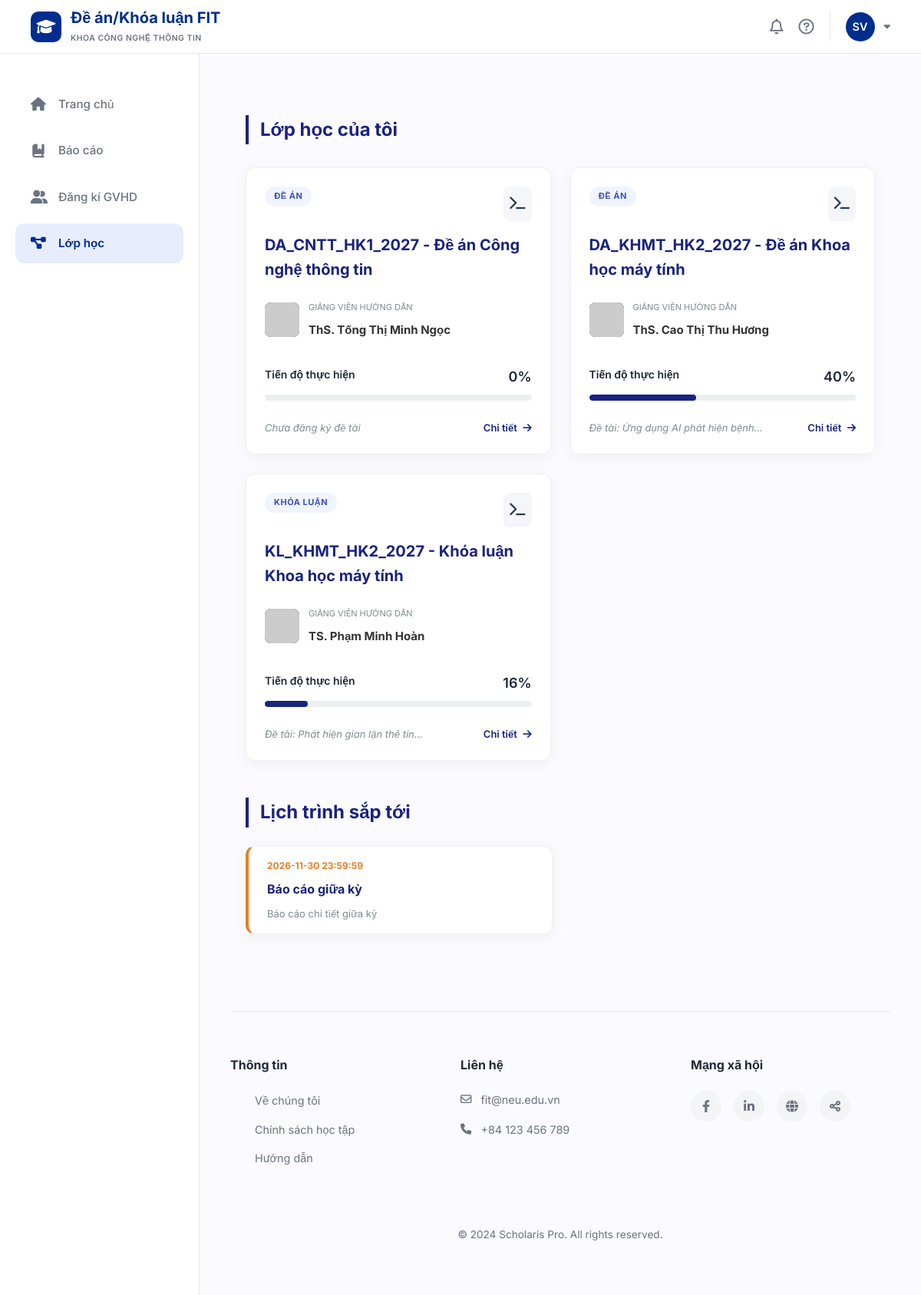
/my-projects (signed in), run on the app's committed database.
### tables this page shows
CREATE TABLE classes (
    id INTEGER PRIMARY KEY AUTOINCREMENT,
    class_code VARCHAR(50) NOT NULL UNIQUE,
    class_name VARCHAR(100) NOT NULL,
    course_id INTEGER NOT NULL,
    lecturer_id INTEGER NOT NULL,
    semester_id INTEGER NOT NULL,
    status VARCHAR(20) DEFAULT 'active' CHECK (status IN ('active', 'completed')),
    FOREIGN KEY (course_id) REFERENCES courses(id),
    FOREIGN KEY (lecturer_id) REFERENCES lecturers(id),
    FOREIGN KEY (semester_id) REFERENCES semesters(id)
);

CREATE TABLE course_types (
    id INTEGER PRIMARY KEY AUTOINCREMENT,
    type_name VARCHAR(50) NOT NULL UNIQUE
);

CREATE TABLE users (
    id INTEGER PRIMARY KEY AUTOINCREMENT,
    email VARCHAR(100) NOT NULL UNIQUE,
    password VARCHAR(255) NOT NULL,
    full_name VARCHAR(100) NOT NULL,
    role VARCHAR(20) NOT NULL CHECK (role IN ('student', 'lecturer')),
    phone VARCHAR(20),
    created_at DATETIME DEFAULT CURRENT_TIMESTAMP
);

CREATE TABLE assignments (
    id INTEGER PRIMARY KEY AUTOINCREMENT,
    class_id INTEGER NOT NULL,
    title VARCHAR(200) NOT NULL,
    description TEXT,
    deadline DATETIME NOT NULL,
    max_file_size INTEGER DEFAULT 10,
    allowed_file_types VARCHAR(200),
    created_at DATETIME DEFAULT CURRENT_TIMESTAMP, is_overdue,
    FOREIGN KEY (class_id) REFERENCES classes(id) ON DELETE CASCADE
);

### app/student/myprojects/routes.py (the view)
@myprojects_bp.route('/my-projects')
def my_projects():
    user_id = session.get('user_id') or 1
    conn = get_db()
    conn.row_factory = lambda cursor, row: dict(zip([column[0] for column in cursor.description], row))
    cur = conn.cursor()
    query_classes = """
        SELECT
            c.id, c.class_code, c.class_name,
            u_l.full_name AS lecturer_name,
            ct.type_name AS course_type,
            (SELECT COUNT(*) FROM assignments a WHERE a.class_id = c.id) as total_tasks,
            (SELECT COUNT(*) FROM submissions s
             JOIN assignments a ON s.assignment_id = a.id
             WHERE a.class_id = c.id AND s.student_id = st.id) as completed_tasks,
            (SELECT title FROM topics t WHERE t.class_id = c.id AND t.student_id = st.id LIMIT 1) as current_topic
        FROM classes c
        JOIN class_students cs ON c.id = cs.class_id
        JOIN students st ON cs.student_id = st.id
        JOIN lecturers l ON c.lecturer_id = l.id
        JOIN users u_l ON l.user_id = u_l.id
        JOIN courses cr ON c.course_id = cr.id
        JOIN course_types ct ON cr.course_type_id = ct.id
        WHERE st.user_id = ?
    """
    cur.execute(query_classes, (user_id,))
    registrations = cur.fetchall()
    for item in registrations:
        if item['total_tasks'] > 0:
            item['progress_percent'] = int((item['completed_tasks'] / item['total_tasks']) * 100)
        else:
            item['progress_percent'] = 0
    query_schedule = """
        SELECT a.title, a.deadline, a.description
        FROM assignments a
        JOIN class_students cs ON a.class_id = cs.class_id
        JOIN students st ON cs.student_id = st.id
        LEFT JOIN submissions s ON a.id = s.assignment_id AND s.student_id = st.id
        WHERE st.user_id = ? AND s.id IS NULL AND a.deadline > DATETIME('now')
        ORDER BY a.deadline ASC
        LIMIT 1
    """
    cur.execute(query_schedule, (user_id,))
    upcoming_event = cur.fetchone()
    return render_template('student/myprojects.html',
                           registrations=registrations,
                           upcoming_event=upcoming_event)

### app/database.py (called while the page is built)
def get_db():
    if 'db' not in g:
        g.db = sqlite3.connect(DB_PATH, timeout=30)
        g.db.row_factory = sqlite3.Row
        try:
            g.db.execute("PRAGMA journal_mode=WAL")
            g.db.execute("PRAGMA foreign_keys=ON")
        except sqlite3.OperationalError:
            pass
    return g.db

### templates/student/myprojects.html (shortened to what this page needs)
{% extends "student/base.html" %}
{% block content %}
<link rel="stylesheet" href="https://cdnjs.cloudflare.com/ajax/libs/font-awesome/6.0.0/css/all.min.css">
<div class="container main-container">
    <div class="section-title">Lớp học của tôi</div>
    <div class="project-grid">
        {% for item in registrations %}
        <div class="project-card">
            <div class="card-top">
                <span class="type-badge">{{ item['course_type'] }}</span>
                <div class="icon-box"><i class="fas fa-terminal"></i></div>
            </div>
            <div class="class-code-title">
                {{ item['class_code'] }} - {{ item['class_name'] }}
            </div>
            <div class="lecturer-info">
                <img src="https://ui-avatars.com/api/?name={{ item['lecturer_name'] }}&background=2c3e50&color=fff" class="lecturer-avatar">
                <div class="lecturer-details">
                    <p>GIẢNG VIÊN HƯỚNG DẪN</p>
                    <div class="lecturer-name">{{ item['lecturer_name'] }}</div>
                </div>
            </div>
            <div class="progress-section">
                <div class="progress-label">
                    <span>Tiến độ thực hiện</span>
                    <span style="font-size: 18px;">{{ item['progress_percent'] }}%</span>
                </div>
                <div class="progress">
                    <div class="progress-bar" role="progressbar" style="width: {{ item['progress_percent'] }}%;"></div>
                </div>
            </div>
            <div class="card-footer-info">
                <span class="status-text">
                    {% if item['current_topic'] %}
                        Đề tài: {{ item['current_topic'] | truncate(30) }}
                    {% else %}
                        Chưa đăng ký đề tài
                    {% endif %}
                </span>
                <a href="{{ url_for('myprojects.project_detail', id=item['id']) }}" class="detail-link">
                    Chi tiết <i class="fas fa-arrow-right ms-1"></i>
                </a>
            </div>
        </div>
        {% else %}
        <div class="project-card empty-card">
            <i class="fas fa-folder-open fa-3x mb-3" style="color: #e0e0e0;"></i>
            <h5 style="color: #2c3e50; font-weight: 700;">Trống</h5>
            <p class="px-4">Bạn chưa tham gia lớp học nào trong học kỳ này.</p>
        </div>
        {% endfor %}
    </div>
    <div class="section-title mt-custom-lg mb-4">Lịch trình sắp tới</div>
    <div style="max-width: 400px;">
        {% if upcoming_event %}
        <div class="project-card" style="padding: 15px 24px; border-left: 4px solid #e67e22;">
            <p style="color: #e67e22; font-weight: 700; font-size: 12px; margin-bottom: 5px;">
                {{ upcoming_event['deadline'] }}
            </p>
            <h6 style="font-weight: 700; color: #1a237e;">{{ upcoming_event['title'] }}</h6>
            <p style="font-size: 13px; color: #7f8c8d; margin: 0;">{{ upcoming_event['description'] | truncate(100) }}</p>
        </div>
        {% else %}
        <p class="text-muted italic">Không có lịch trình sắp tới.</p>
        {% endif %}
    </div>
</div>
{% endblock %}

### templates/student/base.html (style rules this page uses)
:root { --primary-color: #002D8E; --primary-light: #E7EDFF; --bg-page: #FBFBFF; --white: #FFFFFF; --text-dark: #1F2937; --text-muted: #6B7280; --border-color: #E5E7EB; --sidebar-width: 260px; --header-height: 70px; --shadow: 0 4px 12px rgba(0, 0, 0, 0.05); --transition: all 0.3s ease; }
* { margin: 0; padding: 0; box-sizing: border-box; font-family: 'Inter', sans-serif; }
body { background-color: var(--bg-page); color: var(--text-dark); min-height: 100vh; display: flex; flex-direction: column; }

### templates/student/myprojects.html (style rules this page uses)
body { background-color: #FBFBFF; font-family: 'Inter', sans-serif; line-height: 1.6; }
.main-container { padding: 40px 20px; max-width: 1200px; margin: auto; }
.section-title { font-size: 24px; font-weight: 700; color: #1a237e; border-left: 4px solid #1a237e; padding-left: 15px; margin-bottom: 30px; display: flex; align-items: center; }
.project-grid { display: grid; grid-template-columns: repeat(auto-fill, minmax(350px, 1fr)); gap: 25px; }
.project-card { background: #ffffff; border-radius: 12px; padding: 24px; box-shadow: 0 4px 20px rgba(0, 0, 0, 0.05); position: relative; transition: transform 0.2s; border: 1px solid #f0f0f0; }
.card-top { display: flex; justify-content: space-between; align-items: flex-start; margin-bottom: 15px; }
.type-badge { background: #f0f4ff; color: #3f51b5; font-size: 11px; font-weight: 700; padding: 4px 12px; border-radius: 20px; text-transform: uppercase; letter-spacing: 0.5px; }
.icon-box { background: #f5f6fa; color: #2c3e50; padding: 8px; border-radius: 8px; font-size: 18px; }
.class-code-title { font-size: 20px; font-weight: 700; color: #1a237e; margin-bottom: 25px; }
.lecturer-info { display: flex; align-items: center; margin-bottom: 35px; }
.lecturer-avatar { width: 45px; height: 45px; border-radius: 8px; background: #2c3e50; margin-right: 12px; object-fit: cover; }
.lecturer-details p { margin: 0; font-size: 11px; color: #7f8c8d; margin-bottom: 4px; }
.lecturer-name { font-weight: 700; color: #333; font-size: 15px; }
.progress-section { margin-top: 20px; margin-top: 30px; }
.progress-label { display: flex; justify-content: space-between; font-weight: 600; font-size: 14px; margin-bottom: 8px; }
.progress { height: 8px; border-radius: 10px; background-color: #ecf0f1; }
.progress-bar { background-color: #1a237e; border-radius: 10px; }
.card-footer-info { margin-top: 25px; display: flex; justify-content: space-between; align-items: center; font-size: 13px; }
.status-text { color: #7f8c8d; font-style: italic; }
.detail-link { color: #1a237e; text-decoration: none; font-weight: 600; }
.mt-custom-lg { margin-top: 3rem !important; }
.project-card p { line-height: 1.6; margin-bottom: 0.5rem; }
.project-card h6 { margin: 12px 0; }

### data on the page
classes: course_type "ĐỀ ÁN", class_code "DA_CNTT_HK1_2027", class_name "Đề án Công nghệ thông tin", lecturer_name "ThS. Tống Thị Minh Ngọc", progress_percent "0", shows "Chưa đăng ký đề tài"
classes: course_type "ĐỀ ÁN", class_code "DA_KHMT_HK2_2027", class_name "Đề án Khoa học máy tính", lecturer_name "ThS. Cao Thị Thu Hương", progress_percent "40", current_topic "Ứng dụng AI phát hiện bệnh..."
classes: course_type "KHÓA LUẬN", class_code "KL_KHMT_HK2_2027", class_name "Khóa luận Khoa học máy tính", lecturer_name "TS. Phạm Minh Hoàn", progress_percent "16", current_topic "Phát hiện gian lận thẻ tín..."
assignments: deadline "2026-11-30 23:59:59", title "Báo cáo giữa kỳ", description "Báo cáo chi tiết giữa kỳ"
